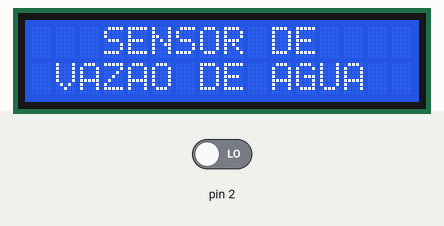
Bench run of a sketch on a simulated Arduino Uno, built with avr-gcc and run on an emulated ATmega328P. On the bench: 16×2 character LCD. The inputs (shaded band) are chosen by the test bench; at power-on: pin 2 LOW. What the sketch prints to the serial monitor is not drawn.

Above: at 0.1 s.
At 4.6 s:
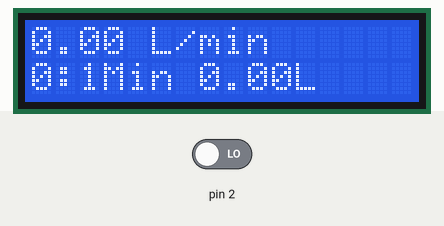
4.7 s: pin 2 driven HIGH
At 5.8 s:
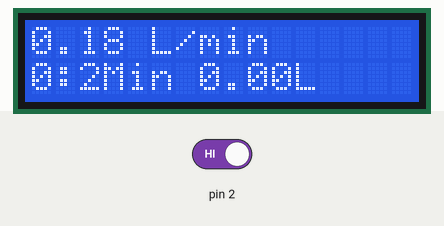
Timing chart, 0 to 7.7 s (numbered marks = the images above; inputs shaded):
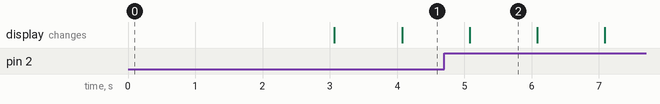

The sketch:

medidor_de_vazao_de_agua.ino
```cpp
//Importa a biblioteca do display
#include <LiquidCrystal.h>

//Mapeamento dos pinos do display
LiquidCrystal lcd(12, 11, 6, 5, 4, 3);

//Define as variáveis e as inicia com valor zero
float vazao;
float media = 0;
int contaPulso;
int i = 0;
int Min = 00;
float Litros = 0;
float MiliLitros = 0;

//Inicia medição da vazão da água
void setup()
{
  Serial.begin(9600);

  pinMode(2, INPUT);
  attachInterrupt(0, incpulso, RISING);
  Serial.println("\n\nInício da medição\n\n");

//Apresenta "SENSOR DE VAZAO DE AGUA" no display
 lcd.begin(16, 2);
 lcd.setCursor( 0, 0);
 lcd.print("   SENSOR DE ");
 lcd.setCursor( 0, 1);
 lcd.print(" VAZAO DE AGUA ");
 delay(3000);
 lcd.clear();
}

//Loop com cálculo de vazão
void loop ()
{
  contaPulso = 0;
  sei();
  delay (1000);
  cli();

  vazao = contaPulso / 5.5;
  media=media+vazao;
  i++;

 MiliLitros = vazao / 60;
 Litros = Litros + MiliLitros;

//Apresenta a medição no display. Ex: "1.02 L/min  0:48 Min  0.89L"
 lcd.setCursor(0, 0);
 lcd.print(vazao);
 lcd.print(" L/min ");
 lcd.setCursor(0, 1);
 lcd.print(Min);
 lcd.print(":");
 lcd.print(i);
 lcd.print("Min ");
 lcd.print(Litros);
 lcd.print("L ");

 if(i==60)
 {
 Min++;
 lcd.print(Min);

 if (Min >= 60)
 {
 Min = 0;
 }
 media = media / 60;
 Serial.print("\nMedia por minuto = ");
 Serial.print(media);
 Serial.println(" L/min - ");
 media = 0;
 i = 0;
 }
}

// Conta os pulsos
void incpulso ()
{
 contaPulso++;
}
```

Measured:
- what the display in image 2 shows lasts 1.0 s, from 5.1 s to 6.1 s
